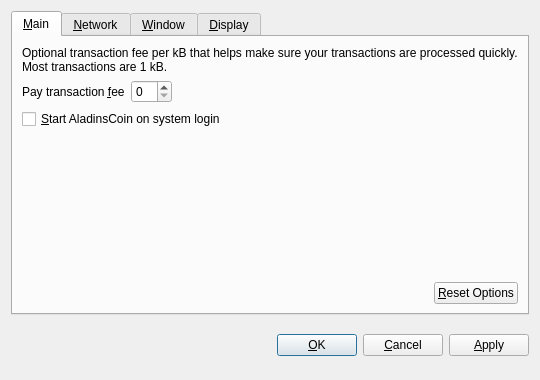
<?xml version="1.0" encoding="UTF-8"?>
<ui version="4.0">
 <class>OptionsDialog</class>
 <widget class="QDialog" name="OptionsDialog">
  <property name="geometry">
   <rect>
    <x>0</x>
    <y>0</y>
    <width>540</width>
    <height>380</height>
   </rect>
  </property>
  <property name="windowTitle">
   <string>Options</string>
  </property>
  <property name="modal">
   <bool>true</bool>
  </property>
  <layout class="QVBoxLayout" name="verticalLayout">
   <item>
    <widget class="QTabWidget" name="tabWidget">
     <property name="tabPosition">
      <enum>QTabWidget::North</enum>
     </property>
     <property name="currentIndex">
      <number>0</number>
     </property>
     <widget class="QWidget" name="tabMain">
      <attribute name="title">
       <string>&amp;Main</string>
      </attribute>
      <layout class="QVBoxLayout" name="verticalLayout_Main">
       <item>
        <widget class="QLabel" name="transactionFeeInfoLabel">
         <property name="text">
          <string>Optional transaction fee per kB that helps make sure your transactions are processed quickly. Most transactions are 1 kB.</string>
         </property>
         <property name="textFormat">
          <enum>Qt::PlainText</enum>
         </property>
         <property name="wordWrap">
          <bool>true</bool>
         </property>
        </widget>
       </item>
       <item>
        <layout class="QHBoxLayout" name="horizontalLayout_1_Main">
         <item>
          <widget class="QLabel" name="transactionFeeLabel">
           <property name="text">
            <string>Pay transaction &amp;fee</string>
           </property>
           <property name="textFormat">
            <enum>Qt::PlainText</enum>
           </property>
           <property name="buddy">
            <cstring>transactionFee</cstring>
           </property>
          </widget>
         </item>
         <item>
          <widget class="BitcoinAmountField" name="transactionFee"/>
         </item>
         <item>
          <spacer name="horizontalSpacer_1_Main">
           <property name="orientation">
            <enum>Qt::Horizontal</enum>
           </property>
           <property name="sizeHint" stdset="0">
            <size>
             <width>40</width>
             <height>20</height>
            </size>
           </property>
          </spacer>
         </item>
        </layout>
       </item>
       <item>
        <widget class="QCheckBox" name="bitcoinAtStartup">
         <property name="toolTip">
          <string>Automatically start AladinsCoin after logging in to the system.</string>
         </property>
         <property name="text">
          <string>&amp;Start AladinsCoin on system login</string>
         </property>
        </widget>
       </item>
       <item>
        <spacer name="verticalSpacer_Main">
         <property name="orientation">
          <enum>Qt::Vertical</enum>
         </property>
         <property name="sizeHint" stdset="0">
          <size>
           <width>20</width>
           <height>40</height>
          </size>
         </property>
        </spacer>
       </item>
       <item>
        <layout class="QHBoxLayout" name="horizontalLayout_2_Main">
         <item>
          <spacer name="horizontalSpacer_2_Main">
           <property name="orientation">
            <enum>Qt::Horizontal</enum>
           </property>
           <property name="sizeHint" stdset="0">
            <size>
             <width>40</width>
             <height>20</height>
            </size>
           </property>
          </spacer>
         </item>
         <item>
          <widget class="QPushButton" name="resetButton">
           <property name="toolTip">
            <string>Reset all client options to default.</string>
           </property>
           <property name="text">
            <string>&amp;Reset Options</string>
           </property>
           <property name="autoDefault">
            <bool>false</bool>
           </property>
          </widget>
         </item>
        </layout>
       </item>
      </layout>
     </widget>
     <widget class="QWidget" name="tabNetwork">
      <attribute name="title">
       <string>&amp;Network</string>
      </attribute>
      <layout class="QVBoxLayout" name="verticalLayout_Network">
       <item>
        <widget class="QCheckBox" name="mapPortUpnp">
         <property name="toolTip">
          <string>Automatically open the AladinsCoin client port on the router. This only works when your router supports UPnP and it is enabled.</string>
         </property>
         <property name="text">
          <string>Map port using &amp;UPnP</string>
         </property>
        </widget>
       </item>
       <item>
        <widget class="QCheckBox" name="connectSocks">
         <property name="toolTip">
          <string>Connect to the AladinsCoin network through a SOCKS proxy (e.g. when connecting through Tor).</string>
         </property>
         <property name="text">
          <string>&amp;Connect through SOCKS proxy:</string>
         </property>
        </widget>
       </item>
       <item>
        <layout class="QHBoxLayout" name="horizontalLayout_Network">
         <item>
          <widget class="QLabel" name="proxyIpLabel">
           <property name="text">
            <string>Proxy &amp;IP:</string>
           </property>
           <property name="textFormat">
            <enum>Qt::PlainText</enum>
           </property>
           <property name="buddy">
            <cstring>proxyIp</cstring>
           </property>
          </widget>
         </item>
         <item>
          <widget class="QValidatedLineEdit" name="proxyIp">
           <property name="maximumSize">
            <size>
             <width>140</width>
             <height>16777215</height>
            </size>
           </property>
           <property name="toolTip">
            <string>IP address of the proxy (e.g. 127.0.0.1)</string>
           </property>
          </widget>
         </item>
         <item>
          <widget class="QLabel" name="proxyPortLabel">
           <property name="text">
            <string>&amp;Port:</string>
           </property>
           <property name="textFormat">
            <enum>Qt::PlainText</enum>
           </property>
           <property name="buddy">
            <cstring>proxyPort</cstring>
           </property>
          </widget>
         </item>
         <item>
          <widget class="QLineEdit" name="proxyPort">
           <property name="maximumSize">
            <size>
             <width>55</width>
             <height>16777215</height>
            </size>
           </property>
           <property name="toolTip">
            <string>Port of the proxy (e.g. 9050)</string>
           </property>
          </widget>
         </item>
         <item>
          <widget class="QLabel" name="socksVersionLabel">
           <property name="text">
            <string>SOCKS &amp;Version:</string>
           </property>
           <property name="textFormat">
            <enum>Qt::PlainText</enum>
           </property>
           <property name="buddy">
            <cstring>socksVersion</cstring>
           </property>
          </widget>
         </item>
         <item>
          <widget class="QValueComboBox" name="socksVersion">
           <property name="toolTip">
            <string>SOCKS version of the proxy (e.g. 5)</string>
           </property>
          </widget>
         </item>
         <item>
          <spacer name="horizontalSpacer_Network">
           <property name="orientation">
            <enum>Qt::Horizontal</enum>
           </property>
           <property name="sizeHint" stdset="0">
            <size>
             <width>40</width>
             <height>20</height>
            </size>
           </property>
          </spacer>
         </item>
        </layout>
       </item>
       <item>
        <spacer name="verticalSpacer_Network">
         <property name="orientation">
          <enum>Qt::Vertical</enum>
         </property>
         <property name="sizeHint" stdset="0">
          <size>
           <width>20</width>
           <height>40</height>
          </size>
         </property>
        </spacer>
       </item>
      </layout>
     </widget>
     <widget class="QWidget" name="tabWindow">
      <attribute name="title">
       <string>&amp;Window</string>
      </attribute>
      <layout class="QVBoxLayout" name="verticalLayout_Window">
       <item>
        <widget class="QCheckBox" name="minimizeToTray">
         <property name="toolTip">
          <string>Show only a tray icon after minimizing the window.</string>
         </property>
         <property name="text">
          <string>&amp;Minimize to the tray instead of the taskbar</string>
         </property>
        </widget>
       </item>
       <item>
        <widget class="QCheckBox" name="minimizeOnClose">
         <property name="toolTip">
          <string>Minimize instead of exit the application when the window is closed. When this option is enabled, the application will be closed only after selecting Quit in the menu.</string>
         </property>
         <property name="text">
          <string>M&amp;inimize on close</string>
         </property>
        </widget>
       </item>
       <item>
        <spacer name="verticalSpacer_Window">
         <property name="orientation">
          <enum>Qt::Vertical</enum>
         </property>
         <property name="sizeHint" stdset="0">
          <size>
           <width>20</width>
           <height>40</height>
          </size>
         </property>
        </spacer>
       </item>
      </layout>
     </widget>
     <widget class="QWidget" name="tabDisplay">
      <attribute name="title">
       <string>&amp;Display</string>
      </attribute>
      <layout class="QVBoxLayout" name="verticalLayout_Display">
       <item>
        <layout class="QHBoxLayout" name="horizontalLayout_1_Display">
         <item>
          <widget class="QLabel" name="langLabel">
           <property name="text">
            <string>User Interface &amp;language:</string>
           </property>
           <property name="textFormat">
            <enum>Qt::PlainText</enum>
           </property>
           <property name="buddy">
            <cstring>lang</cstring>
           </property>
          </widget>
         </item>
         <item>
          <widget class="QValueComboBox" name="lang">
           <property name="toolTip">
            <string>The user interface language can be set here. This setting will take effect after restarting AladinsCoin.</string>
           </property>
          </widget>
         </item>
        </layout>
       </item>
       <item>
        <layout class="QHBoxLayout" name="horizontalLayout_2_Display">
         <item>
          <widget class="QLabel" name="unitLabel">
           <property name="text">
            <string>&amp;Unit to show amounts in:</string>
           </property>
           <property name="textFormat">
            <enum>Qt::PlainText</enum>
           </property>
           <property name="buddy">
            <cstring>unit</cstring>
           </property>
          </widget>
         </item>
         <item>
          <widget class="QValueComboBox" name="unit">
           <property name="toolTip">
            <string>Choose the default subdivision unit to show in the interface and when sending coins.</string>
           </property>
          </widget>
         </item>
        </layout>
       </item>
       <item>
        <widget class="QCheckBox" name="displayAddresses">
         <property name="toolTip">
          <string>Whether to show AladinsCoin addresses in the transaction list or not.</string>
         </property>
         <property name="text">
          <string>&amp;Display addresses in transaction list</string>
         </property>
        </widget>
       </item>
       <item>
        <widget class="QCheckBox" name="coinControlFeatures">
         <property name="toolTip">
          <string>Whether to show coin control features or not.</string>
         </property>
         <property name="text">
          <string>Display coin &amp;control features (experts only!)</string>
         </property>
        </widget>
       </item>
       <item>
        <spacer name="verticalSpacer_Display">
         <property name="orientation">
          <enum>Qt::Vertical</enum>
         </property>
         <property name="sizeHint" stdset="0">
          <size>
           <width>20</width>
           <height>40</height>
          </size>
         </property>
        </spacer>
       </item>
      </layout>
     </widget>
    </widget>
   </item>
   <item>
    <layout class="QHBoxLayout" name="horizontalLayout_Buttons">
     <item>
      <spacer name="horizontalSpacer_1">
       <property name="orientation">
        <enum>Qt::Horizontal</enum>
       </property>
       <property name="sizeHint" stdset="0">
        <size>
         <width>40</width>
         <height>48</height>
        </size>
       </property>
      </spacer>
     </item>
     <item>
      <widget class="QLabel" name="statusLabel">
       <property name="font">
        <font>
         <weight>75</weight>
         <bold>true</bold>
        </font>
       </property>
       <property name="text">
        <string/>
       </property>
       <property name="textFormat">
        <enum>Qt::PlainText</enum>
       </property>
       <property name="wordWrap">
        <bool>true</bool>
       </property>
      </widget>
     </item>
     <item>
      <spacer name="horizontalSpacer_2">
       <property name="orientation">
        <enum>Qt::Horizontal</enum>
       </property>
       <property name="sizeHint" stdset="0">
        <size>
         <width>40</width>
         <height>48</height>
        </size>
       </property>
      </spacer>
     </item>
     <item>
      <widget class="QPushButton" name="okButton">
       <property name="text">
        <string>&amp;OK</string>
       </property>
      </widget>
     </item>
     <item>
      <widget class="QPushButton" name="cancelButton">
       <property name="text">
        <string>&amp;Cancel</string>
       </property>
       <property name="autoDefault">
        <bool>false</bool>
       </property>
      </widget>
     </item>
     <item>
      <widget class="QPushButton" name="applyButton">
       <property name="text">
        <string>&amp;Apply</string>
       </property>
       <property name="autoDefault">
        <bool>false</bool>
       </property>
      </widget>
     </item>
    </layout>
   </item>
  </layout>
 </widget>
 <customwidgets>
  <customwidget>
   <class>BitcoinAmountField</class>
   <extends>QSpinBox</extends>
   <header>bitcoinamountfield.h</header>
  </customwidget>
  <customwidget>
   <class>QValueComboBox</class>
   <extends>QComboBox</extends>
   <header>qvaluecombobox.h</header>
  </customwidget>
  <customwidget>
   <class>QValidatedLineEdit</class>
   <extends>QLineEdit</extends>
   <header>qvalidatedlineedit.h</header>
  </customwidget>
 </customwidgets>
 <resources/>
 <connections/>
</ui>
